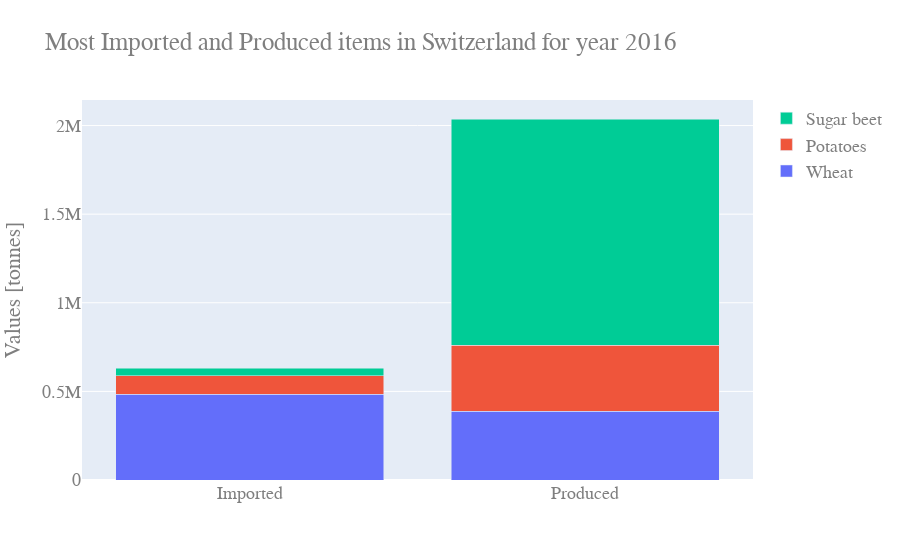

Source (notebook cell):
### Markdown cell above
### Plot most produced and imported items in Switzerland, year 2016.

This plot is interactive. Shows values upon cursor selection.

### Code cell
import plotly # conda install -c anaconda plotly #AND# jupyter labextension install @jupyterlab/plotly-extension
import plotly.graph_objects as go
y_wheat = CH_data.loc[CH_data.Year == 2016].loc[CH_data.Item=='Wheat'].values[0,-2:]
y_potatoes = CH_data.loc[CH_data.Year == 2016].loc[CH_data.Item=='Potatoes'].values[0,-2:]
y_beet = CH_data.loc[CH_data.Year == 2016].loc[CH_data.Item=='Sugar beet'].values[0,-2:]
#y_wheat = CH_data.loc[CH_data.Year == 2016].loc[CH_data.Item=='Wheat'].Value_crops.values
#y_potatoes = CH_data.loc[CH_data.Year == 2016].loc[CH_data.Item=='Potatoes'].Value_crops.values
#y_beet = CH_data.loc[CH_data.Year == 2016].loc[CH_data.Item=='Sugar beet'].Value_crops.values
x=['Produced', 'Imported']
fig = go.Figure(go.Bar(x=x, y=y_wheat, name='Wheat'))
fig.add_trace(go.Bar(x=x, y=y_potatoes, name='Potatoes'))
fig.add_trace(go.Bar(x=x, y=y_beet, name='Sugar beet'))

fig.update_layout(
    title='Most Imported and Produced items in Switzerland for year 2016',
    yaxis_title="Values [tonnes]",
    barmode='stack', 
    xaxis={'categoryorder':'category ascending'},
    font=dict(
        family="Courier New, monospace",
        size=18,
        color="#7f7f7f")
    )
fig.show()

### Figure 1 — Plotly figure (JSON) as saved in the notebook; plotly's stock layout.template omitted (floating-point values rounded to 4 significant figures)
{"data": [{"name": "Wheat", "type": "bar", "x": ["Produced", "Imported"], "y": [386720, 484790]}, {"name": "Potatoes", "type": "bar", "x": ["Produced", "Imported"], "y": [372900, 104191]}, {"name": "Sugar beet", "type": "bar", "x": ["Produced", "Imported"], "y": [1277407, 42914]}], "layout": {"barmode": "stack", "font": {"color": "#7f7f7f", "family": "Courier New, monospace", "size": 18}, "title": {"text": "Most Imported and Produced items in Switzerland for year 2016"}, "xaxis": {"categoryorder": "category ascending"}, "yaxis": {"title": {"text": "Values [tonnes]"}}}}
